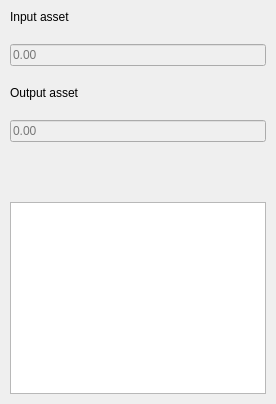
                <widget class="QWidget" name="tabCalculator">
                 <attribute name="title">
                  <string>Calculator</string>
                 </attribute>
                 <layout class="QVBoxLayout" name="verticalLayout_7">
                  <property name="spacing">
                   <number>20</number>
                  </property>
                  <property name="leftMargin">
                   <number>10</number>
                  </property>
                  <property name="topMargin">
                   <number>10</number>
                  </property>
                  <property name="rightMargin">
                   <number>10</number>
                  </property>
                  <property name="bottomMargin">
                   <number>10</number>
                  </property>
                  <item>
                   <widget class="QLabel" name="gwcalcInputLabel">
                    <property name="text">
                     <string>Input asset</string>
                    </property>
                   </widget>
                  </item>
                  <item>
                   <widget class="QLineEdit" name="inputAmount">
                    <property name="enabled">
                     <bool>false</bool>
                    </property>
                    <property name="minimumSize">
                     <size>
                      <width>0</width>
                      <height>20</height>
                     </size>
                    </property>
                    <property name="locale">
                     <locale language="C" country="AnyCountry"/>
                    </property>
                    <property name="placeholderText">
                     <string>0.00</string>
                    </property>
                   </widget>
                  </item>
                  <item>
                   <widget class="QLabel" name="gwcalcOutputLabel">
                    <property name="text">
                     <string>Output asset</string>
                    </property>
                   </widget>
                  </item>
                  <item>
                   <widget class="QLineEdit" name="outputAmount">
                    <property name="enabled">
                     <bool>false</bool>
                    </property>
                    <property name="minimumSize">
                     <size>
                      <width>0</width>
                      <height>20</height>
                     </size>
                    </property>
                    <property name="locale">
                     <locale language="C" country="AnyCountry"/>
                    </property>
                    <property name="placeholderText">
                     <string>0.00</string>
                    </property>
                   </widget>
                  </item>
                  <item>
                   <spacer name="verticalSpacer_4">
                    <property name="orientation">
                     <enum>Qt::Vertical</enum>
                    </property>
                    <property name="sizeHint" stdset="0">
                     <size>
                      <width>20</width>
                      <height>40</height>
                     </size>
                    </property>
                   </spacer>
                  </item>
                  <item>
                   <widget class="QTreeWidget" name="bridgeDetails">
                    <property name="editTriggers">
                     <set>QAbstractItemView::NoEditTriggers</set>
                    </property>
                    <attribute name="headerVisible">
                     <bool>false</bool>
                    </attribute>
                    <attribute name="headerStretchLastSection">
                     <bool>true</bool>
                    </attribute>
                    <column>
                     <property name="text">
                      <string>1</string>
                     </property>
                    </column>
                    <column>
                     <property name="text">
                      <string>2</string>
                     </property>
                    </column>
                   </widget>
                  </item>
                 </layout>
                </widget>
